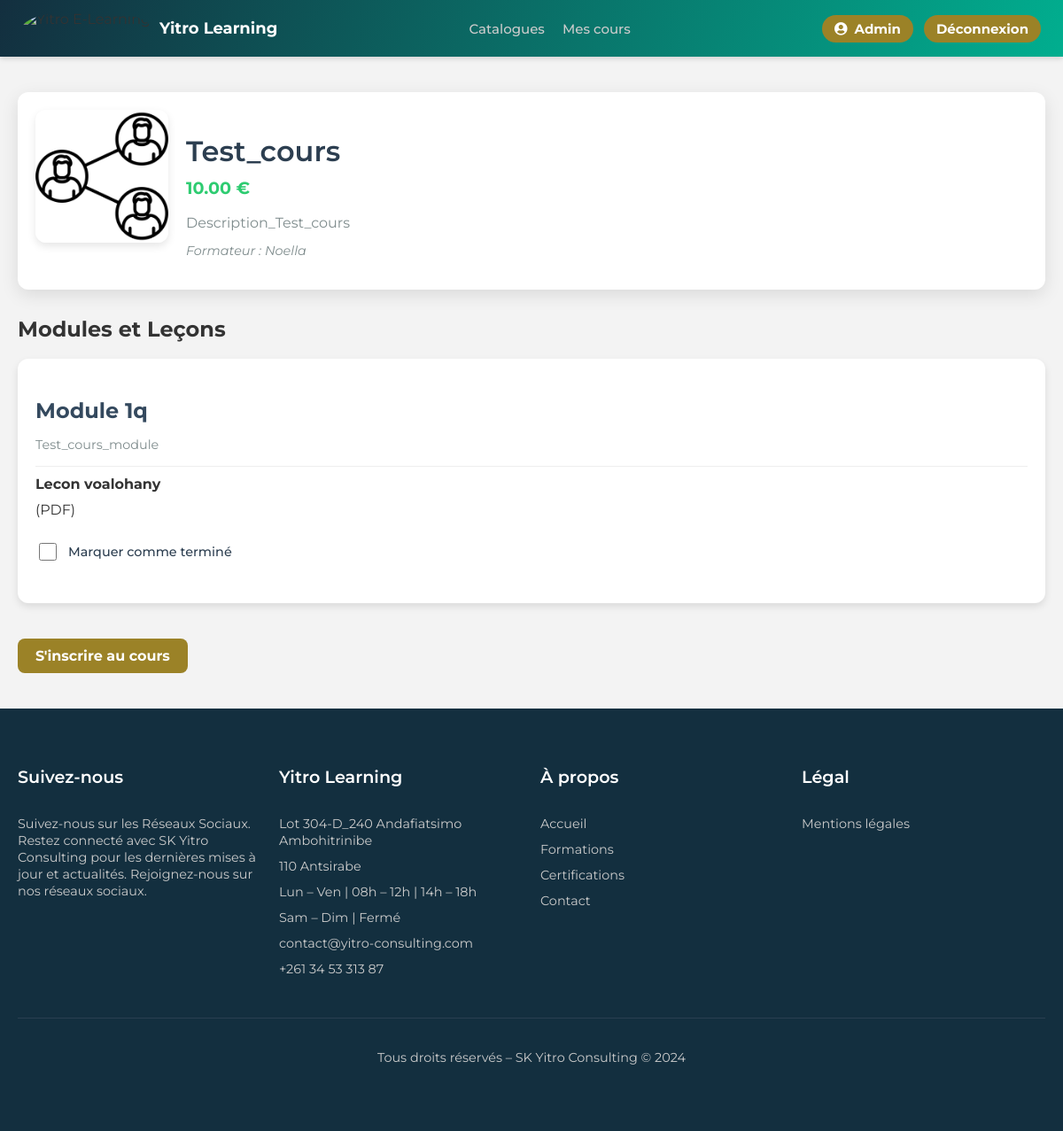
Page /Espace/apprenant/cours_detail1.php?id=2 (signed in) on the committed database.
### tables this page shows
CREATE TABLE `utilisateurs` (
  `id` int NOT NULL AUTO_INCREMENT,
  `nom` varchar(255) NOT NULL,
  `email` varchar(255) NOT NULL,
  `mot_de_passe` varchar(255) NOT NULL,
  `telephone` varchar(20) DEFAULT NULL,
  `photo` varchar(255) DEFAULT NULL,
  `pays` varchar(100) DEFAULT NULL,
  `langue` varchar(100) DEFAULT NULL,
  `autre_langue` varchar(100) DEFAULT NULL,
  `objectifs` text,
  `type_cours` varchar(100) DEFAULT NULL,
  `niveau_formation` varchar(100) DEFAULT NULL,
  `niveau_etude` varchar(100) DEFAULT NULL,
  `acces_internet` varchar(50) DEFAULT NULL,
  `appareil` varchar(100) DEFAULT NULL,
  `accessibilite` text,
  `rgpd` tinyint(1) DEFAULT '0',
  `charte` tinyint(1) DEFAULT '0',
  `role` enum('apprenant','admin','moderator') DEFAULT 'apprenant',
  `actif` tinyint(1) DEFAULT '1',
  `created_at` timestamp NULL DEFAULT CURRENT_TIMESTAMP,
  PRIMARY KEY (`id`),
  UNIQUE KEY `email` (`email`)
);

CREATE TABLE `cours` (
  `id` int NOT NULL AUTO_INCREMENT,
  `formateur_id` int NOT NULL,
  `titre` varchar(255) NOT NULL,
  `description` text NOT NULL,
  `prix` decimal(10,2) NOT NULL,
  `photo` varchar(255) DEFAULT NULL,
  `created_at` timestamp NULL DEFAULT CURRENT_TIMESTAMP,
  PRIMARY KEY (`id`),
  KEY `formateur_id` (`formateur_id`),
  CONSTRAINT `cours_ibfk_1` FOREIGN KEY (`formateur_id`) REFERENCES `formateurs` (`id`) ON DELETE CASCADE
);

CREATE TABLE `formateurs` (
  `id` int NOT NULL AUTO_INCREMENT,
  `nom_prenom` varchar(255) NOT NULL,
  `email` varchar(255) NOT NULL,
  `telephone` varchar(20) DEFAULT NULL,
  `ville_pays` varchar(255) DEFAULT NULL,
  `linkedin` varchar(255) DEFAULT NULL,
  `intitule_metier` varchar(255) DEFAULT NULL,
  `experience_formation` text,
  `detail_experience` text,
  `cv` varchar(255) DEFAULT NULL,
  `categories` text,
  `autre_domaine` varchar(255) DEFAULT NULL,
  `titre_cours` varchar(255) DEFAULT NULL,
  `objectif` text,
  `public_cible` text,
  `detail_complementaire` text,
  `formats` text,
  `format_autre` varchar(255) DEFAULT NULL,
  `duree_estimee` varchar(100) DEFAULT NULL,
  `type_formation` varchar(100) DEFAULT NULL,
  `motivation` text,
  `valeurs` text,
  `profil_public` text,
  `statut` enum('en_attente','verifie','premium','partenaire') DEFAULT 'en_attente',
  `created_at` timestamp NULL DEFAULT CURRENT_TIMESTAMP,
  `code_entree` varchar(255) DEFAULT NULL,
  `password` varchar(255) DEFAULT NULL,
  PRIMARY KEY (`id`),
  UNIQUE KEY `email` (`email`)
);

CREATE TABLE `modules` (
  `id` int NOT NULL AUTO_INCREMENT,
  `cours_id` int NOT NULL,
  `titre` varchar(255) NOT NULL,
  `description` text NOT NULL,
  PRIMARY KEY (`id`),
  KEY `cours_id` (`cours_id`),
  CONSTRAINT `modules_ibfk_1` FOREIGN KEY (`cours_id`) REFERENCES `cours` (`id`) ON DELETE CASCADE
);

CREATE TABLE `lecons` (
  `id` int NOT NULL AUTO_INCREMENT,
  `module_id` int NOT NULL,
  `titre` varchar(255) NOT NULL,
  `format` enum('pdf','audio','video') NOT NULL,
  `fichier` varchar(255) NOT NULL,
  PRIMARY KEY (`id`),
  KEY `module_id` (`module_id`),
  CONSTRAINT `lecons_ibfk_1` FOREIGN KEY (`module_id`) REFERENCES `modules` (`id`) ON DELETE CASCADE
);

### Espace/apprenant/cours_detail1.php (the view, shortened to what this page needs)
<?php
require_once '../config/db.php';
$stmt = $pdo->prepare("SELECT nom FROM utilisateurs WHERE id = ?");
$stmt->execute([$_SESSION['user_id']]);
$user = $stmt->fetch(PDO::FETCH_ASSOC);
$cours_id = $_GET['id'];
$utilisateur_id = $_SESSION['user_id'];
$stmt = $pdo->prepare("SELECT * FROM cours WHERE id = ?");
$stmt->execute([$cours_id]);
$cours = $stmt->fetch(PDO::FETCH_ASSOC);
$stmt = $pdo->prepare("SELECT * FROM inscriptions WHERE utilisateur_id = ? AND cours_id = ? AND statut_paiement = 'paye'");
$stmt->execute([$utilisateur_id, $cours_id]);
$is_enrolled = $stmt->fetch(PDO::FETCH_ASSOC) !== false;
$stmt = $pdo->prepare("SELECT nom_prenom FROM formateurs WHERE id = ?");
$stmt->execute([$cours['formateur_id']]);
$formateur = $stmt->fetch(PDO::FETCH_ASSOC);
$stmt = $pdo->prepare("SELECT * FROM modules WHERE cours_id = ?");
$stmt->execute([$cours_id]);
$modules = $stmt->fetchAll(PDO::FETCH_ASSOC);
$stmt = $pdo->prepare("SELECT module_id FROM completions WHERE utilisateur_id = ? AND cours_id = ?");
$stmt->execute([$utilisateur_id, $cours_id]);
$completed_modules = $stmt->fetchAll(PDO::FETCH_COLUMN);
$lecons = [];
foreach ($modules as $module) {
    $stmt = $pdo->prepare("SELECT * FROM lecons WHERE module_id = ?");
    $stmt->execute([$module['id']]);
    $lecons[$module['id']] = $stmt->fetchAll(PDO::FETCH_ASSOC);
}
$is_free = $cours['prix'] == 0;
$can_access = $is_free || $is_enrolled;
?>
<!DOCTYPE html>
<html lang="fr">
<head>
    <link rel="stylesheet" href="../../asset/css/styles.css">
    <link rel="stylesheet" href="https://cdnjs.cloudflare.com/ajax/libs/font-awesome/6.0.0-beta3/css/all.min.css">
</head>
<body>
    <header>
        <nav class="main-nav">
            <div class="logo">
                <img src="https://yitro-consulting.com/wp-content/uploads/2024/02/Capture-decran-le-2024-02-19-a-16.39.58.png" alt="Yitro E-Learning">
                <a href="espace_apprenant.php" class="logo-text">Yitro Learning</a>
            </div>
            <ul class="nav-list">
                <li class="dropdown">
                    <a href="#">Catalogues</a>
                </li>
                <li class="dropdown">
                    <a href="mes_cours.php">Mes cours</a>
                </li>
            </ul>
            <div class="auth-links">
                <ul class="nav-list">
                    <li>
                        <a href="#" class="btn-primary" style="display: flex; align-items: center; gap: 8px;">
                            <i class="fas fa-user-circle"></i>
                            <?php echo htmlspecialchars($user['nom']); ?>
                        </a>
                    </li>
                    <li><a href="../../authentification/logout.php" class="btn-primary">Déconnexion</a></li>
                </ul>
            </div>
        </nav>
    </header>
    <section class="course-details<?php echo $can_access ? ' course-free' : ''; ?>">
        <div class="container">
            <div class="course-info">
                <?php if ($cours['photo']): ?>
                    <div class="course-image">
                        <img src="../../Uploads/cours/<?php echo htmlspecialchars($cours['photo']); ?>" alt="<?php echo htmlspecialchars($cours['titre']); ?>">
                    </div>
                <?php endif; ?>
                <div class="course-text">
                    <h1><?php echo htmlspecialchars($cours['titre']); ?></h1>
                    <div class="price"><?php echo number_format($cours['prix'], 2); ?> €</div>
                    <div class="course-description"><?php echo nl2br(htmlspecialchars($cours['description'])); ?></div>
                    <?php if ($formateur && $formateur['nom_prenom']): ?>
                        <p class="formateur">Formateur : <?php echo htmlspecialchars($formateur['nom_prenom']); ?></p>
                    <?php endif; ?>
                </div>
            </div>
            <h2>Modules et Leçons</h2>
            <?php if (empty($modules)): ?>
                <p>Aucun module disponible pour ce cours.</p>
            <?php else: ?>
                <?php foreach ($modules as $module): ?>
                    <div class="module">
                        <h3><?php echo htmlspecialchars($module['titre']); ?></h3>
                        <p><?php echo nl2br(htmlspecialchars($module['description'])); ?></p>
                        <?php if (isset($lecons[$module['id']]) && is_array($lecons[$module['id']]) && !empty($lecons[$module['id']])): ?>
                            <?php foreach ($lecons[$module['id']] as $index => $lecon): ?>
                                <div class="lecon">
                                    <strong><?php echo htmlspecialchars($lecon['titre']); ?></strong> (<?php echo strtoupper(htmlspecialchars($lecon['format'])); ?>)
                                    <?php if ($index === count($lecons[$module['id']]) - 1): ?>
                                        <div class="completion-checkbox">
                                            <input type="checkbox" class="module-completion" data-module-id="<?php echo $module['id']; ?>" data-cours-id="<?php echo $cours_id; ?>" <?php echo in_array($module['id'], $completed_modules) ? 'checked' : ''; ?>>
                                            <label class="completion-label">Marquer comme terminé</label>
                                        </div>
                                    <?php endif; ?>
                                </div>
                            <?php endforeach; ?>
                        <?php else: ?>
                            <p class="error-message">Aucune leçon disponible pour ce module.</p>
                        <?php endif; ?>
                    </div>
                <?php endforeach; ?>
            <?php endif; ?>
            <?php if (!$can_access): ?>
                <a href="#" class="btn-enroll" onclick="openPaymentModal()">S'inscrire au cours</a>
            <?php endif; ?>
        </div>
    </section>
    <footer class="footer">
        <div class="container">
            <div class="footer-links">
                <div class="footer-column">
                    <h4>Suivez-nous</h4>
                    <ul>
                        <li><a href="#">Suivez-nous sur les Réseaux Sociaux. Restez connecté avec SK Yitro Consulting pour les dernières mises à jour et actualités. Rejoignez-nous sur nos réseaux sociaux.</a></li>
                    </ul>
                </div>
                <div class="footer-column">
                    <h4>Yitro Learning</h4>
                    <ul>
                        <li><a href="#">Lot 304-D_240 Andafiatsimo Ambohitrinibe</a></li>
                        <li><a href="#">110 Antsirabe</a></li>
                        <li><a href="#">Lun – Ven | 08h – 12h | 14h – 18h</a></li>
                        <li><a href="#">Sam – Dim | Fermé</a></li>
                        <li><a href="#">contact@yitro-consulting.com</a></li>
                        <li><a href="#">+261 34 53 313 87</a></li>
                    </ul>
                </div>
                <div class="footer-column">
                    <h4>À propos</h4>
                    <ul>
                        <li><a href="#">Accueil</a></li>
                        <li><a href="#">Formations</a></li>
                        <li><a href="#">Certifications</a></li>
                        <li><a href="#">Contact</a></li>
                    </ul>
                </div>
                <div class="footer-column">
                    <h4>Légal</h4>
                    <ul>
                        <li><a href="#">Mentions légales</a></li>
                    </ul>
                </div>
            </div>
        </div>
        <div class="footer-bottom">
            <p>Tous droits réservés – SK Yitro Consulting © 2024</p>
        </div>
    </footer>
</body>
</html>

### asset/css/styles.css (style rules this page uses)
body { margin: 0; font-family: "Montserrat", sans-serif; color: #333; background-color: #f8f9fa; }

### Espace/apprenant/cours_detail1.php (style rules this page uses)
header { background: linear-gradient(109deg, #132F3F, #01ae8f); box-shadow: 0 2px 6px rgba(0, 0, 0, 0.15); position: sticky; top: 0; z-index: 1000; }
.main-nav { display: flex; align-items: center; justify-content: space-between; padding: 12px 25px; max-width: 1200px; margin: 0 auto; }
.logo { display: flex; align-items: center; gap: 10px; }
.logo img { height: 40px; border-radius: 50%; }
.logo-text { text-decoration: none; font-weight: 700; font-size: 18px; color: #ffffff; }
.nav-list { list-style: none; display: flex; align-items: center; gap: 20px; margin: 0; padding: 0; }
.nav-list li { position: relative; }
.nav-list a { text-decoration: none; color: #cbcbcb; font-weight: 500; font-size: 15px; transition: color 0.2s ease; }
.dropdown { position: relative; }
.dropdown > a { display: flex; align-items: center; gap: 5px; }
.auth-links .nav-list { gap: 12px; }
.auth-links .btn-primary { background-color: #9b8227; color: white; padding: 6px 14px; border-radius: 18px; font-weight: bold; transition: background-color 0.2s ease; }
.footer { background: #132F3F; color: #e0e0e0; padding: 40px 20px; }
.footer .container { max-width: 1200px; margin: 0 auto; width: 100%; }
.footer-links { display: grid !important; grid-template-columns: repeat(4, 1fr) !important; gap: 20px !important; }
.footer-column { display: flex; flex-direction: column; }
.footer-column h4 { font-size: 1.2em; font-weight: 600; color: #ffffff; margin-bottom: 15px; }
.footer-column ul { list-style: none; padding: 0; }
.footer-column ul li { margin-bottom: 10px; }
.footer-column ul li a { color: #cbcbcb; text-decoration: none; font-size: 0.9em; transition: color 0.3s ease; }
.footer-bottom { text-align: center; padding: 20px 0; border-top: 1px solid #2a3f50; margin-top: 20px; font-size: 0.9em; color: #cbcbcb; }
.course-details { padding: 40px 20px; background: rgb(243, 243, 243); }
.course-details .container { max-width: 1200px; margin: 0 auto; }
.course-info { display: flex; gap: 20px; align-items: flex-start; margin-bottom: 30px; background: #ffffff; border-radius: 12px; padding: 20px; box-shadow: 0 6px 20px rgba(0, 0, 0, 0.1); }
.course-image img { width: 150px; height: 150px; object-fit: cover; border-radius: 12px; box-shadow: 0 4px 10px rgba(0, 0, 0, 0.1); transition: transform 0.3s ease; }
.course-text { flex: 1; }
.course-text h1 { font-size: 2em; color: #2c3e50; font-weight: 600; margin-bottom: 10px; }
.course-text .price { font-size: 1.2em; font-weight: 700; color: #2ecc71; margin-bottom: 15px; }
.course-text .course-description { font-size: 1em; color: #7f8c8d; line-height: 1.6; }
.course-text .formateur { font-size: 0.9em; font-style: italic; color: #7f8c8d; margin-top: 10px; }
.module { background: white; border-radius: 12px; padding: 20px; margin-bottom: 20px; box-shadow: 0 4px 8px rgba(0,0,0,0.1); }
.module h3 { font-size: 1.5em; color: #34495e; margin-bottom: 10px; }
.module p { font-size: 0.9em; color: #7f8c8d; margin-bottom: 15px; }
.module .completion-checkbox { display: flex; align-items: center; gap: 10px; margin-top: 15px; margin-bottom: 15px; }
.module .module-completion { accent-color: #2ecc71; width: 20px; height: 20px; cursor: pointer; transition: all 0.3s ease; }
.module .completion-label { font-size: 0.9em; color: #2c3e50; font-weight: 500; }
.lecon { border-top: 1px solid #eee; padding: 10px 0; display: flex; flex-direction: column; gap: 10px; }
.btn-enroll { display: inline-block; background: #9b8227; color: white; padding: 10px 20px; border-radius: 8px; text-decoration: none; font-weight: bold; margin-top: 20px; }

### rows in the picture
utilisateurs: nom "Admin"
cours: photo (picture), titre "Test_cours", prix "10.00", description "Description_Test_cours"
formateurs: nom_prenom "Noella"
modules: titre "Module 1q", description "Test_cours_module"
lecons: titre "Lecon voalohany", format "PDF"
